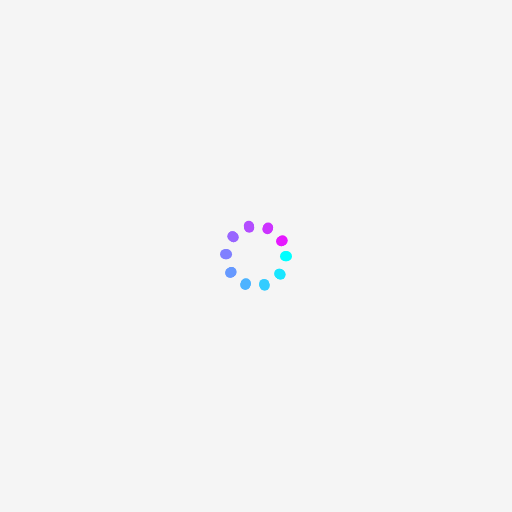
Frame 1 (no input)
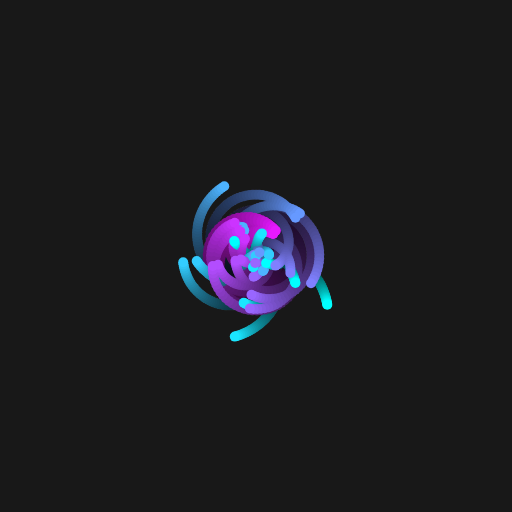
Frame 60 (no input)
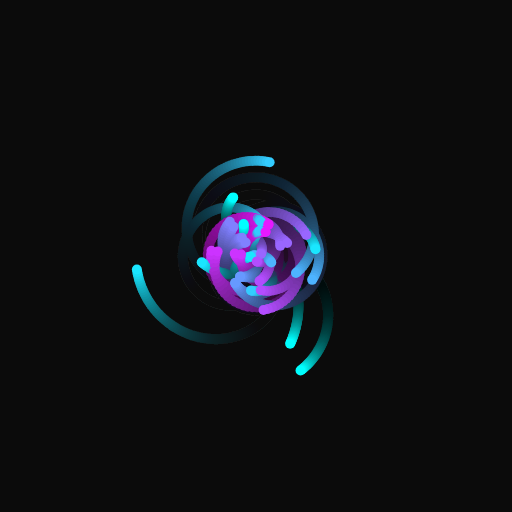
Frame 120 (the mouse pressed at the canvas centre since frame 60)

The p5.js sketch that drew these frames (run headless with seeded random() and noise() and a simulated clock; from frame 60 on, the mouse is pressed at the canvas centre):

// p5.js sketch
// ── sketch.js
const WIDTH = 512;
const HEIGHT = 512;
const N = 10; //Number of particles

let particles = [[], [], [], []];

function setup() {
  createCanvas(WIDTH, HEIGHT);

  for (let r = 30; r > 20; r -= 10) {
    for (let i = 0; i < N; i++) {
      let angle = TWO_PI * i/N;
      for (let j = 0; j < particles.length; j++) {
        particles[j].push(new Particle(createVector(WIDTH/2, HEIGHT/2), angle, r, color(255*i/N, 255*(1-i/N), 255)));
      }
    }
  }
}

function draw() {
  background(0, 10);

  let arr = -1;
  for (let pArray of particles) {
    arr += 1;
    let speed = 0;
    for (let p of pArray) {
      speed += 0.01;
      p.changeAngle(speed);
      if (arr % 4 == 0)
        p.changeRadius(sin(p.getAngle()));
      else if (arr % 4 == 1)
        p.changeRadius(cos(p.getAngle()));
      else if (arr % 4 == 2)
        p.changeRadius(sin(p.getAngle() + PI));
      else if (arr % 4 == 3)
        p.changeRadius(cos(p.getAngle() + PI));
      p.update();
      p.draw();
    }
  }
}

class Particle {
  constructor(pos, angle, radius, colour) {
    this.origPos = pos;
    this.pos = createVector(pos.x, pos.y);
    this.a = angle;
    this.r = radius;
    this.colour = colour;
  }

  update() {
    this.pos.set(this.origPos.x + this.r*cos(this.a), this.origPos.y + this.r*sin(this.a));
  }

  draw() {
    noStroke();
    fill(this.colour);
    circle(this.pos.x, this.pos.y, 10);
  }

  changeAngle(dA) { this.a += dA; }
  setAngle(a) { this.a = a; }
  getAngle() { return this.a; }

  changeRadius(dR) { this.r += dR; }
  setRadius(r) { this.r = r; }
  getRadius() { return this.r; }
}
